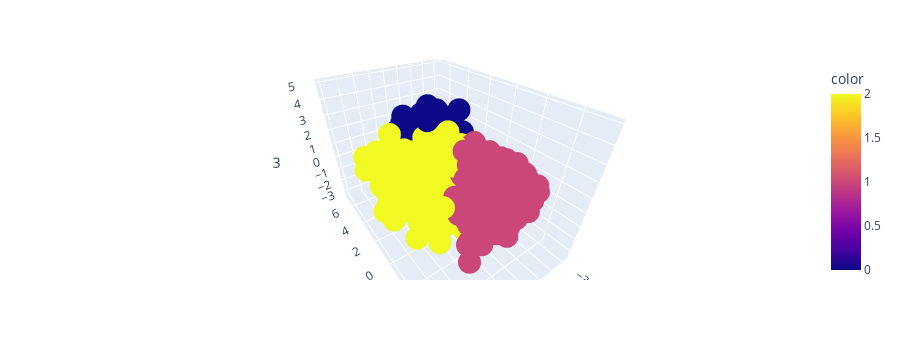

Notebook code cell kept with this figure:
### Markdown cell above
#### Visualizing and Labeling All the Clusters

### Code cell
fig = px.scatter_3d(X, x=0, y=1, z=2, color=model.labels_)      # x='pca0', y='pca1', z='pca2'

# Customize the plot
fig.update_layout(scene=dict(xaxis_title="1", yaxis_title="2", zaxis_title="3"))
fig.show()

### Figure 1 — Plotly figure (JSON) as saved in the notebook; plotly's stock layout.template omitted (floating-point values rounded to 4 significant figures; data arrays with more than 128 entries replaced by an {"elided": "..."} marker saying what was removed)
{"data": [{"hovertemplate": "0=%{x}<br>1=%{y}<br>2=%{z}<br>color=%{marker.color}<extra></extra>", "legendgroup": "", "marker": {"color": {"elided": "2212 int values"}, "coloraxis": "coloraxis", "symbol": "circle"}, "mode": "markers", "name": "", "scene": "scene", "showlegend": false, "type": "scatter3d", "x": {"elided": "2212 float values"}, "y": {"elided": "2212 float values"}, "z": {"elided": "2212 float values"}}], "layout": {"coloraxis": {"colorbar": {"title": {"text": "color"}}, "colorscale": [[0, "#0d0887"], [0.1111, "#46039f"], [0.2222, "#7201a8"], [0.3333, "#9c179e"], [0.4444, "#bd3786"], [0.5556, "#d8576b"], [0.6667, "#ed7953"], [0.7778, "#fb9f3a"], [0.8889, "#fdca26"], [1, "#f0f921"]]}, "height": 360, "legend": {"tracegroupgap": 0}, "margin": {"t": 60}, "scene": {"aspectmode": "auto", "aspectratio": {"x": 1.301, "y": 0.8724, "z": 0.8812}, "camera": {"center": {"x": 0, "y": 0, "z": 0}, "eye": {"x": -1.024, "y": 0.7356, "z": 0.8872}, "projection": {"type": "perspective"}, "up": {"x": 0, "y": 0, "z": 1}}, "domain": {"x": [0, 1], "y": [0, 1]}, "xaxis": {"title": {"text": "1"}, "type": "linear"}, "yaxis": {"title": {"text": "2"}, "type": "linear"}, "zaxis": {"title": {"text": "3"}, "type": "linear"}}}}
